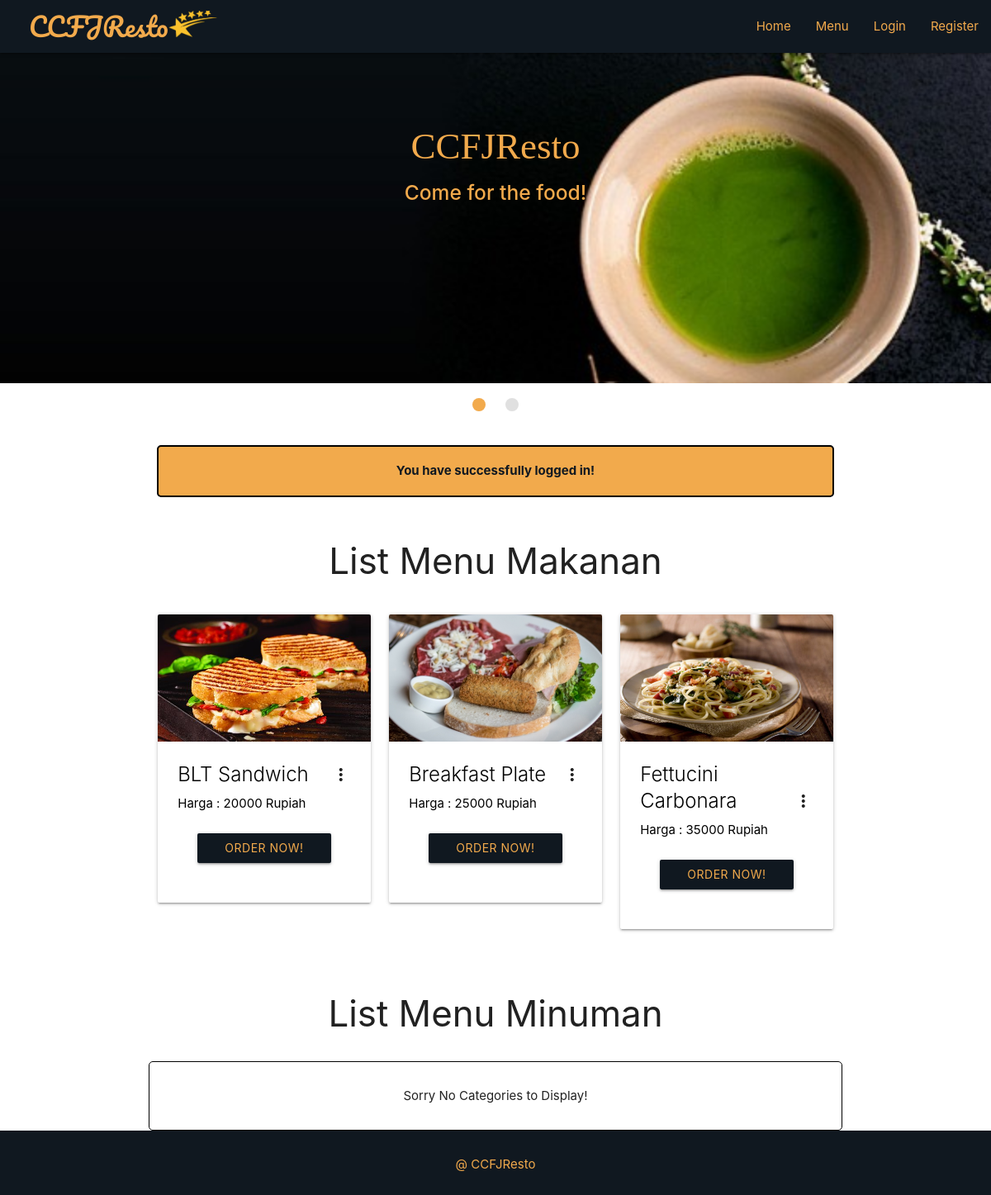
Screenshot of /foods.php (signed in) with the database file from the repository.
### tables this page shows
CREATE TABLE `food` (
  `id` int(11) NOT NULL,
  `filename` varchar(255) NOT NULL,
  `status` enum('1','0') NOT NULL DEFAULT '1',
  `fname` varchar(50) NOT NULL,
  `category` varchar(255) NOT NULL,
  `description` varchar(250) NOT NULL,
  `price` int(11) NOT NULL
);

### frontend/foods.php (the view, shortened to what this page needs)
<?php
require('backends/connection-pdo.php');
$sql = "SELECT * FROM food WHERE category = 'food'";
$query  = $pdoconn->prepare($sql);
$query->execute();
$arr_all = $query->fetchAll(PDO::FETCH_ASSOC);
?>
<section class="fcategories">
	<div class="container">
		<?php
		if (isset($_SESSION['msg'])) {
			echo '<div class="section center" style="margin: 10px; padding: 3px 10px; margin-top: 35px; border: 2px solid black; border-radius: 5px; color: #101820FF; background-color: #F2AA4CFF">
						<p><b>' . $_SESSION['msg'] . '</b></p>
					</div>';
		}
		?>
		<div class="section white center">
			<h3 class="header">List Menu Makanan</h3>
		</div>
		<?php if (count($arr_all) == 0) {
			echo '<div class="section gray center" style="border: 1px solid black; border-radius: 5px;">
			<p class="header">Sorry No Categories to Display!</p>
		</div>';
		} else {  ?>
			<?php for ($i = 1; $i <= count($arr_all);) { ?>
				<div class="row">
					<?php for ($j = 1; $j <= 3; $j++) { ?>
						<div class="col s12 m4">
							<div class="card" data-aos="zoom-in">
								<div class="card-image waves-effect waves-block waves-light">
									<img class="activator" src="images/<?php echo $arr_all[$i + $j - 2]['filename']; ?>">
								</div>
								<div class="card-content">
									<span class="card-title activator grey-text text-darken-4"><a class="black-text" href=""><?php echo $arr_all[$i + $j - 2]['fname']; ?></a><i class="material-icons right">more_vert</i></span>
									<a class="black-text" href="">Harga : <?php echo $arr_all[$i + $j - 2]['price']; ?> Rupiah</a>
									<div class="card-content center">
										<a href="backends/order-food.php?id=<?php echo $arr_all[$i + $j - 2]['id']; ?>" style="background: #101820FF; color: #F2AA4CFF;" class="btn waves-effect waves-block waves-light" href="">Order Now!</a>
									</div>
								</div>
							</div>
						</div>
					<?php } ?>
					<?php $i = $i + 3; ?>
				</div>
		<?php
			}
		}
		?>
	</div>
</section>

### rows the page displays
food: filename (picture), fname "BLT Sandwich", price "20000"
food: filename (picture), fname "Breakfast Plate", price "25000"
food: filename (picture), fname "Fettucini Carbonara", price "35000"

### other values shown
$_SESSION['msg'] "You have successfully logged in!"
